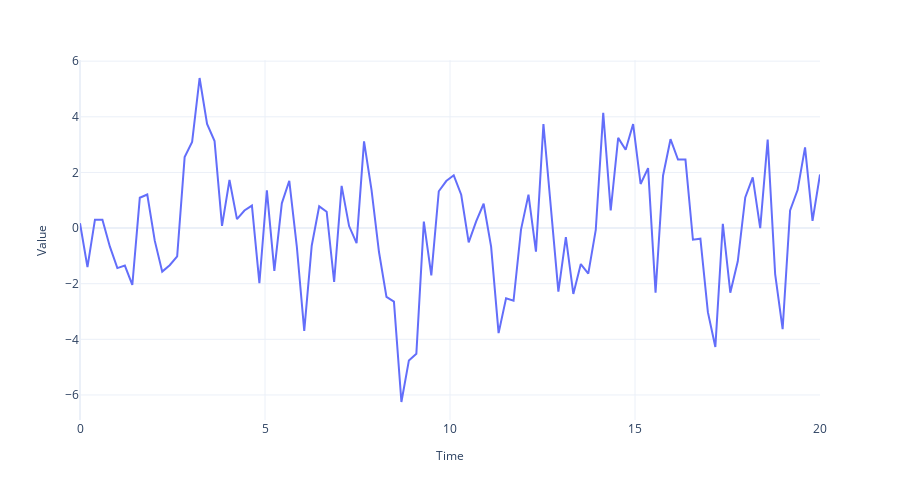

Notebook source saved alongside this figure:
### Code cell
fig = plot_time_series(regular_time_samples, 
                 timeseries_, 
                 "")
if SAVE_FIGURES:
    fig.write_image("imgs/chapter_1/mix_n_match.png")
fig.show()
